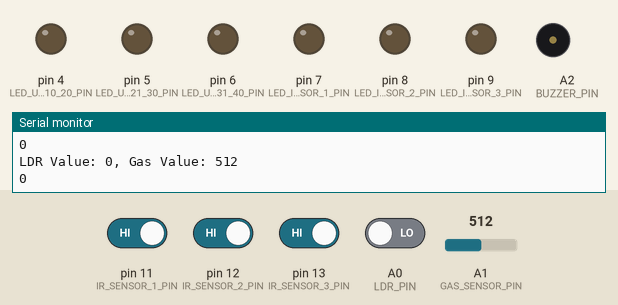
Recording of a sketch running on a simulated Arduino Uno, built with avr-gcc and run on an emulated ATmega328P. Shown: output pins drawn as LEDs (lit = HIGH), buzzer (waves = sounding, pin HIGH), the last lines printed to the serial monitor. The inputs (shaded band) are chosen by the test bench; at power-on: pin 11 (IR_SENSOR_1_PIN), pin 12 (IR_SENSOR_2_PIN), pin 13 (IR_SENSOR_3_PIN) HIGH, A0 (LDR_PIN) LOW, A1 (GAS_SENSOR_PIN) = 512.

Above: at 1.3 s.
1.4 s: A1 (GAS_SENSOR_PIN) set to 584
2.9 s: A1 (GAS_SENSOR_PIN) set to 619
At 3.05 s:
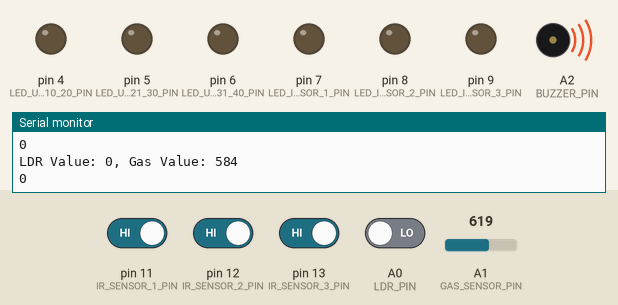
5.9 s: pin 11 (IR_SENSOR_1_PIN) driven LOW
At 7.2 s:
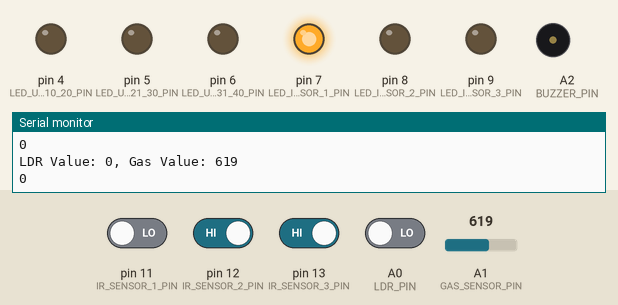
8.9 s: pin 12 (IR_SENSOR_2_PIN) driven LOW
At 10.5 s:
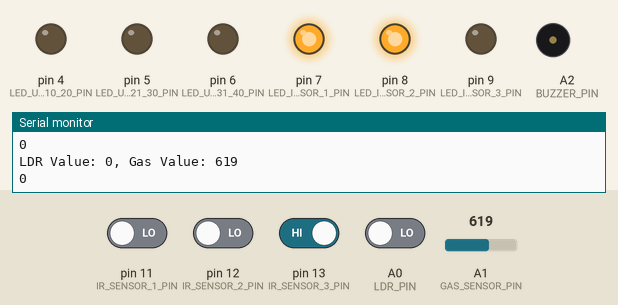
11.9 s: pin 13 (IR_SENSOR_3_PIN) driven LOW
At 13.8 s:
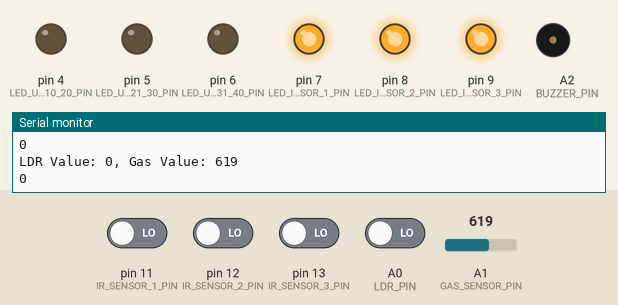
14.9 s: pin 11 (IR_SENSOR_1_PIN) driven HIGH
At 16.0 s:
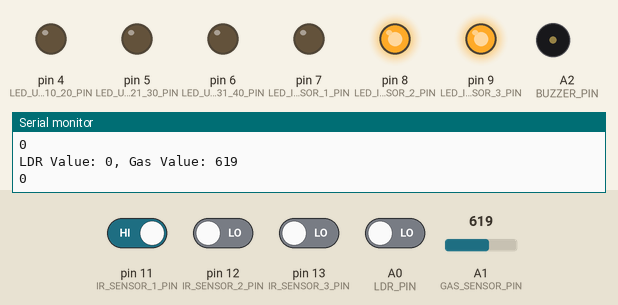
Timing chart, 0 to 18.9 s (numbered marks = the images above; inputs shaded):
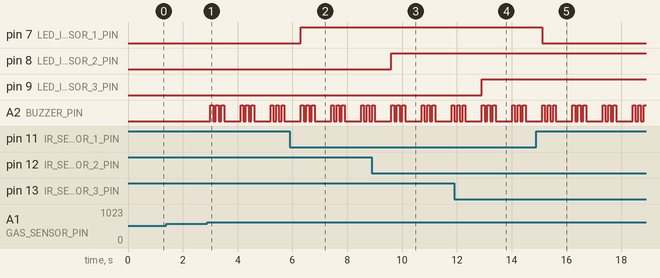

Measured:
- the behaviour switches between 600 and 601 on A1 (GAS_SENSOR_PIN) (found by bisection; images 0 and 1)
- after the input at 2.9 s, A2 (BUZZER_PIN): LOW → HIGH after 0.10 s, then repeats every 1.1 s: 2 × (LOW 0.10 s, HIGH 0.10 s), LOW 0.60 s, HIGH 0.10 s
- after the input at 5.9 s, pin 7 (LED_IR_SENSOR_1_PIN): LOW → HIGH after 0.41 s
- after the input at 8.9 s, pin 8 (LED_IR_SENSOR_2_PIN): LOW → HIGH after 0.71 s
- after the input at 11.9 s, pin 9 (LED_IR_SENSOR_3_PIN): LOW → HIGH after 1.0 s
- after the input at 14.9 s, pin 7 (LED_IR_SENSOR_1_PIN): HIGH → LOW after 0.21 s

The sketch:

Smart_Kitchen_Automation.ino
```cpp
#include <NewPing.h>

#define TRIG_PIN 2
#define ECHO_PIN 3
#define LDR_PIN A0
#define GAS_SENSOR_PIN A1

#define IR_SENSOR_1_PIN 11
#define IR_SENSOR_2_PIN 12
#define IR_SENSOR_3_PIN 13

#define LED_ULTRASONIC_10_20_PIN 4
#define LED_ULTRASONIC_21_30_PIN 5
#define LED_ULTRASONIC_31_40_PIN 6

#define LED_IR_SENSOR_1_PIN 7
#define LED_IR_SENSOR_2_PIN 8
#define LED_IR_SENSOR_3_PIN 9

#define BUZZER_PIN A2

int distance;
NewPing sonar(TRIG_PIN, ECHO_PIN);

const int DISTANCE_THRESHOLD_1 = 15;
const int DISTANCE_THRESHOLD_2 = 30;
const int DISTANCE_THRESHOLD_3 = 40;
const int GAS_THRESHOLD = 600;
const int LDR_THRESHOLD = 1;

void setup() {
  pinMode(LED_ULTRASONIC_10_20_PIN, OUTPUT);
  pinMode(LED_ULTRASONIC_21_30_PIN, OUTPUT);
  pinMode(LED_ULTRASONIC_31_40_PIN, OUTPUT);
  pinMode(LED_IR_SENSOR_1_PIN, OUTPUT);
  pinMode(LED_IR_SENSOR_2_PIN, OUTPUT);
  pinMode(LED_IR_SENSOR_3_PIN, OUTPUT);
  pinMode(BUZZER_PIN, OUTPUT);

  pinMode(IR_SENSOR_1_PIN, INPUT);
  pinMode(IR_SENSOR_2_PIN, INPUT);
  pinMode(IR_SENSOR_3_PIN, INPUT);

  Serial.begin(9600);
}

void loop() {
  int ldrValue = digitalRead(LDR_PIN);

  if (ldrValue == LDR_THRESHOLD) {
    delay(50);
    int distance = sonar.ping_cm();

    if (distance > 0 && distance <= DISTANCE_THRESHOLD_1) {
      analogWrite(LED_ULTRASONIC_10_20_PIN, 255);
      analogWrite(LED_ULTRASONIC_21_30_PIN, 0);
      analogWrite(LED_ULTRASONIC_31_40_PIN, 0);
    } else if (distance > DISTANCE_THRESHOLD_1 && distance <= DISTANCE_THRESHOLD_2) {
      analogWrite(LED_ULTRASONIC_10_20_PIN, 0);
      analogWrite(LED_ULTRASONIC_21_30_PIN, 255);
      analogWrite(LED_ULTRASONIC_31_40_PIN, 0);
    } else if (distance > DISTANCE_THRESHOLD_2 && distance <= DISTANCE_THRESHOLD_3) {
      analogWrite(LED_ULTRASONIC_10_20_PIN, 0);
      analogWrite(LED_ULTRASONIC_21_30_PIN, 0);
      analogWrite(LED_ULTRASONIC_31_40_PIN, 255);
    } else {
      analogWrite(LED_ULTRASONIC_10_20_PIN, 0);
      analogWrite(LED_ULTRASONIC_21_30_PIN, 0);
      analogWrite(LED_ULTRASONIC_31_40_PIN, 0);
    }
  } else {
    analogWrite(LED_ULTRASONIC_10_20_PIN, 0);
    analogWrite(LED_ULTRASONIC_21_30_PIN, 0);
    analogWrite(LED_ULTRASONIC_31_40_PIN, 0);
  }

  int irValue1 = digitalRead(IR_SENSOR_1_PIN);
  int irValue2 = digitalRead(IR_SENSOR_2_PIN);
  int irValue3 = digitalRead(IR_SENSOR_3_PIN);

  digitalWrite(LED_IR_SENSOR_1_PIN, irValue1 == LOW ? HIGH : LOW);
  digitalWrite(LED_IR_SENSOR_2_PIN, irValue2 == LOW ? HIGH : LOW);
  digitalWrite(LED_IR_SENSOR_3_PIN, irValue3 == LOW ? HIGH : LOW);

  int gasValue = analogRead(GAS_SENSOR_PIN);
  if (gasValue > GAS_THRESHOLD) {
    for (int i = 0; i < 3; i++) {
      digitalWrite(BUZZER_PIN, HIGH);
      delay(100);
      digitalWrite(BUZZER_PIN, LOW);
      delay(100);
    }
  } else {
    digitalWrite(BUZZER_PIN, LOW);
  }

  Serial.print("LDR Value: ");
  Serial.print(ldrValue);
  Serial.print(", Gas Value: ");
  Serial.println(gasValue);
  Serial.println(distance);

  delay(500);
}
```
